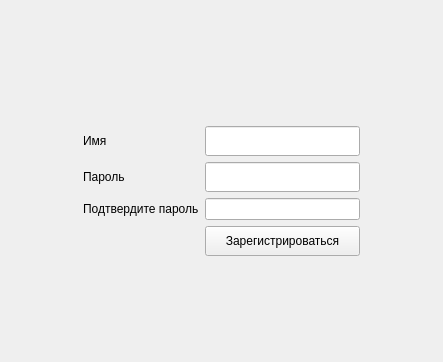
<?xml version="1.0" encoding="UTF-8"?>
<ui version="4.0">
 <class>RegistrationForm</class>
 <widget class="QWidget" name="RegistrationForm">
  <property name="geometry">
   <rect>
    <x>0</x>
    <y>0</y>
    <width>443</width>
    <height>362</height>
   </rect>
  </property>
  <property name="contextMenuPolicy">
   <enum>Qt::NoContextMenu</enum>
  </property>
  <property name="windowTitle">
   <string>Form</string>
  </property>
  <layout class="QGridLayout" name="gridLayout_2">
   <item row="2" column="1">
    <spacer name="verticalSpacer_2">
     <property name="orientation">
      <enum>Qt::Vertical</enum>
     </property>
     <property name="sizeHint" stdset="0">
      <size>
       <width>20</width>
       <height>83</height>
      </size>
     </property>
    </spacer>
   </item>
   <item row="0" column="1">
    <spacer name="verticalSpacer">
     <property name="orientation">
      <enum>Qt::Vertical</enum>
     </property>
     <property name="sizeHint" stdset="0">
      <size>
       <width>20</width>
       <height>83</height>
      </size>
     </property>
    </spacer>
   </item>
   <item row="1" column="2">
    <spacer name="horizontalSpacer_2">
     <property name="orientation">
      <enum>Qt::Horizontal</enum>
     </property>
     <property name="sizeHint" stdset="0">
      <size>
       <width>48</width>
       <height>20</height>
      </size>
     </property>
    </spacer>
   </item>
   <item row="1" column="0">
    <spacer name="horizontalSpacer">
     <property name="orientation">
      <enum>Qt::Horizontal</enum>
     </property>
     <property name="sizeHint" stdset="0">
      <size>
       <width>49</width>
       <height>20</height>
      </size>
     </property>
    </spacer>
   </item>
   <item row="1" column="1">
    <layout class="QGridLayout" name="gridLayout">
     <item row="4" column="0">
      <widget class="QLabel" name="passwordlbl2">
       <property name="sizePolicy">
        <sizepolicy hsizetype="Fixed" vsizetype="Fixed">
         <horstretch>0</horstretch>
         <verstretch>0</verstretch>
        </sizepolicy>
       </property>
       <property name="text">
        <string>Подтвердите пароль</string>
       </property>
      </widget>
     </item>
     <item row="3" column="0">
      <widget class="QLabel" name="passwordlbl">
       <property name="sizePolicy">
        <sizepolicy hsizetype="Fixed" vsizetype="Fixed">
         <horstretch>0</horstretch>
         <verstretch>0</verstretch>
        </sizepolicy>
       </property>
       <property name="text">
        <string>Пароль</string>
       </property>
      </widget>
     </item>
     <item row="4" column="1">
      <widget class="QLineEdit" name="passwordline2">
       <property name="sizePolicy">
        <sizepolicy hsizetype="Fixed" vsizetype="Fixed">
         <horstretch>0</horstretch>
         <verstretch>0</verstretch>
        </sizepolicy>
       </property>
       <property name="minimumSize">
        <size>
         <width>155</width>
         <height>0</height>
        </size>
       </property>
      </widget>
     </item>
     <item row="3" column="1">
      <widget class="QLineEdit" name="passwordline">
       <property name="sizePolicy">
        <sizepolicy hsizetype="Fixed" vsizetype="Fixed">
         <horstretch>0</horstretch>
         <verstretch>0</verstretch>
        </sizepolicy>
       </property>
       <property name="minimumSize">
        <size>
         <width>155</width>
         <height>30</height>
        </size>
       </property>
      </widget>
     </item>
     <item row="2" column="1">
      <widget class="QLineEdit" name="nameline">
       <property name="sizePolicy">
        <sizepolicy hsizetype="Fixed" vsizetype="Fixed">
         <horstretch>0</horstretch>
         <verstretch>0</verstretch>
        </sizepolicy>
       </property>
       <property name="minimumSize">
        <size>
         <width>155</width>
         <height>30</height>
        </size>
       </property>
      </widget>
     </item>
     <item row="2" column="0">
      <widget class="QLabel" name="namelbl">
       <property name="sizePolicy">
        <sizepolicy hsizetype="Fixed" vsizetype="Fixed">
         <horstretch>0</horstretch>
         <verstretch>0</verstretch>
        </sizepolicy>
       </property>
       <property name="text">
        <string>Имя</string>
       </property>
      </widget>
     </item>
     <item row="1" column="0">
      <widget class="QLabel" name="errorlbl">
       <property name="sizePolicy">
        <sizepolicy hsizetype="Fixed" vsizetype="Fixed">
         <horstretch>0</horstretch>
         <verstretch>0</verstretch>
        </sizepolicy>
       </property>
       <property name="text">
        <string/>
       </property>
       <property name="alignment">
        <set>Qt::AlignCenter</set>
       </property>
      </widget>
     </item>
     <item row="5" column="1">
      <widget class="QPushButton" name="registrationbtn">
       <property name="sizePolicy">
        <sizepolicy hsizetype="Fixed" vsizetype="Fixed">
         <horstretch>0</horstretch>
         <verstretch>0</verstretch>
        </sizepolicy>
       </property>
       <property name="minimumSize">
        <size>
         <width>155</width>
         <height>30</height>
        </size>
       </property>
       <property name="text">
        <string>Зарегистрироваться</string>
       </property>
      </widget>
     </item>
    </layout>
   </item>
  </layout>
 </widget>
 <resources/>
 <connections/>
</ui>
